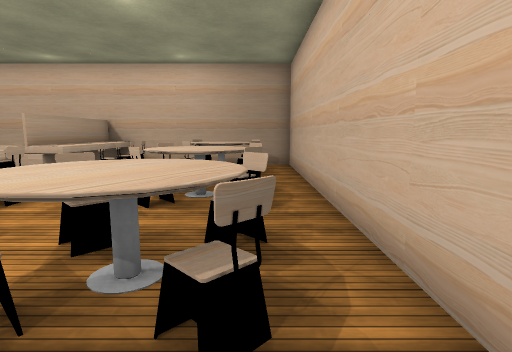
View 1 (above)

16 first-person views from a walk through a Unity game level. The camera is 1.3 m above the floor, tilts 8° down and sees 80° across. Doors are open. The floor is counted in squares, 1 m on a side. Each view is taken from the middle of a square. On the plan, view 1 faces up. The plan holds only what a view shows up to about 14 squares ahead; the rest is blank. The player character is not drawn. Some surface patterns are stand-ins.

View 2
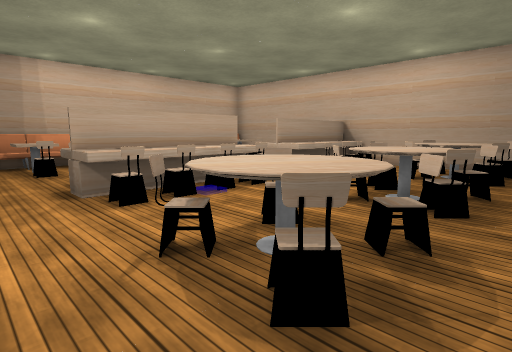

View 3
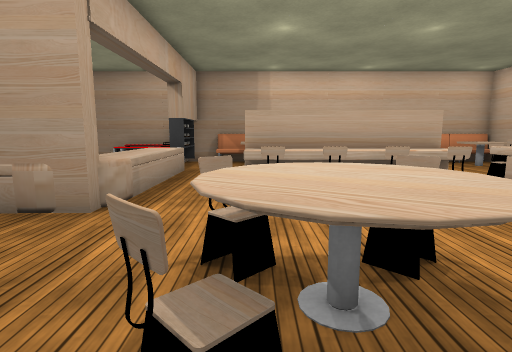

View 4
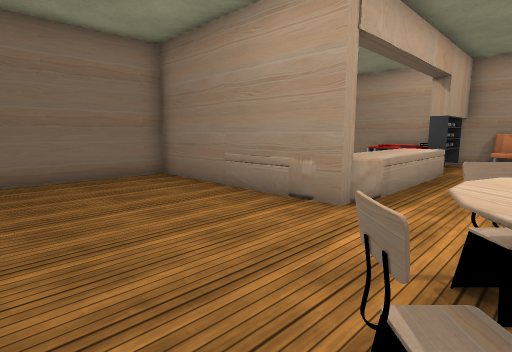

View 5
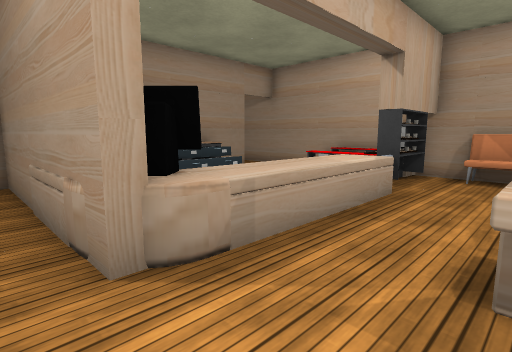

View 6
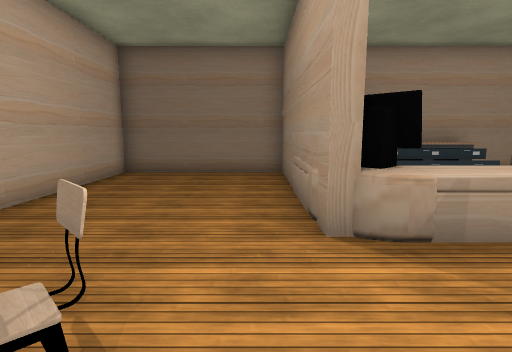

View 7
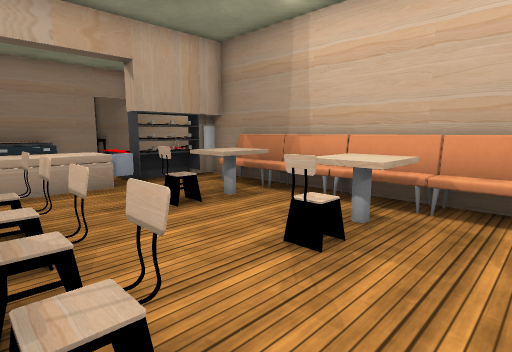

View 8
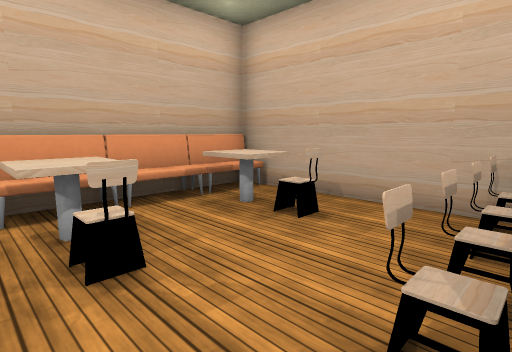

View 9
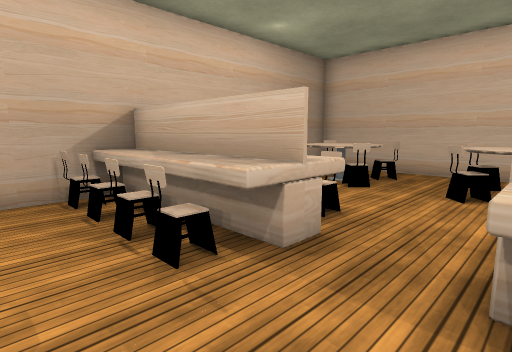

View 10
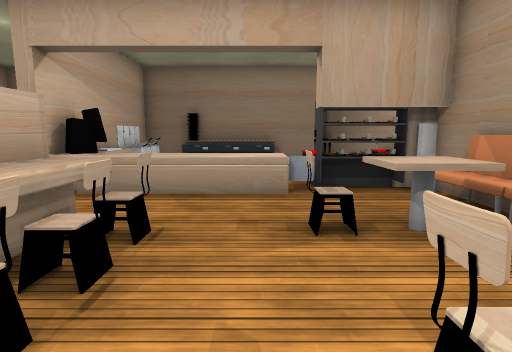

View 11
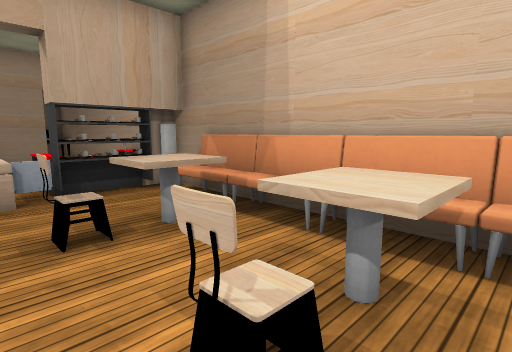

View 12
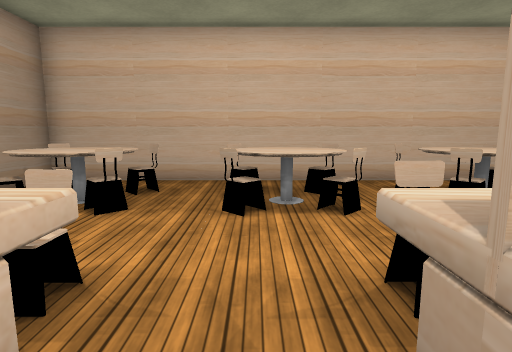

View 13
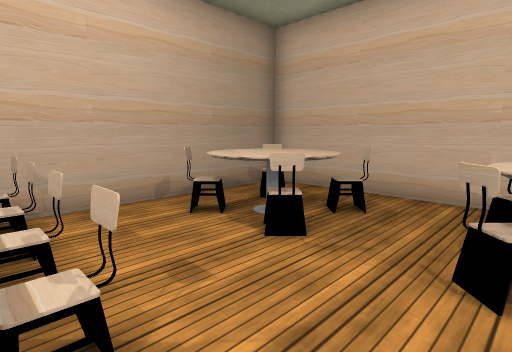

View 14
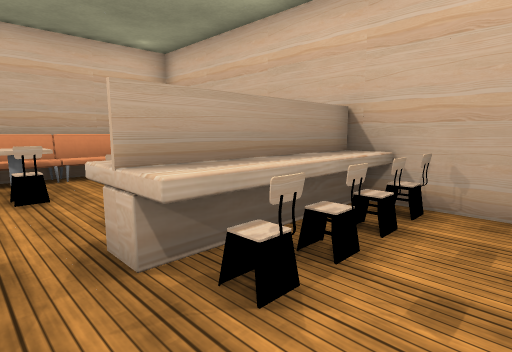

View 15
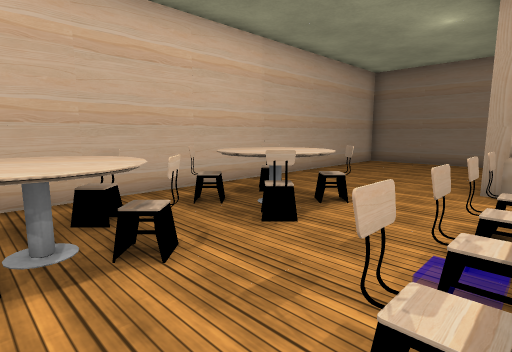

View 16
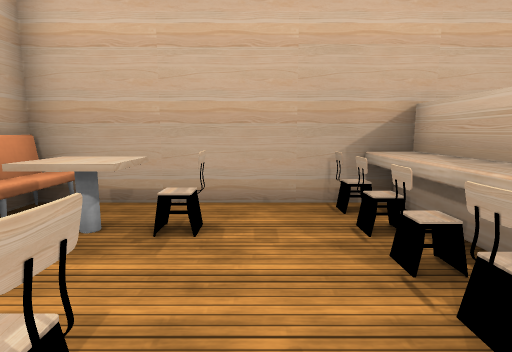

### Floor plan
Key: @ floor where view 1 was taken; # wall or solid block; x gap in a wall; . floor; D open door; = window, fence, low wall or low ledge; ^ raised ledge; T table; C chair; B bench; S shelf; A cabinet; O other object.
Columns run from 13 left of view 1 to 2 right of it. Each row starts with its distance up from view 1.
 13 ################
 12 #^...CTTC....x.#
 11 ##TC.CTTC..^^^.#
 10 BT...CTTC..^^^.#
  9 #B...CTT#C.C.C.#
  8 B#TC..TTT......#
  7 BT.........^^^.#
  6 BB...CT#TC.^^^.#
  5 B#TC.CTTC..C=C.#
  4 #B...CTT#..C^..#
  3 BB...C#TC..^^^.#
  2 ##TC.CT#TC.C^C.#
  1 BB.............#
  0 #.O..........@.#
 -1 O SSTTTTT#.....#
 -2   ##TTTT##.....#
 -3 ^ ==    T#.....#
 -4 #       T#.....#
 -5 #   AAA O#.....#
 -6 #  AAAAAO#.....#
 -7 DD##AA##########
 -8 #
 -9 #

Where each view was taken, in squares from view 1:
view 1: 0 up, 0 right, facing up
view 2: 0 up, 1 right, facing up-left
view 3: 2 up, 1 right, facing left
view 4: 2 up, 1 right, facing down-left
view 5: 2 up, 3 left, facing down-left
view 6: 3 up, 3 left, facing down
view 7: 7 up, 7 left, facing down-left
view 8: 7 up, 7 left, facing up-left
view 9: 6 up, 9 left, facing up-right
view 10: 6 up, 9 left, facing down
view 11: 6 up, 9 left, facing down-left
view 12: 7 up, 7 left, facing right
view 13: 7 up, 5 left, facing up-right
view 14: 7 up, 3 left, facing up-left
view 15: 7 up, 5 left, facing down-right
view 16: 7 up, 9 left, facing up
